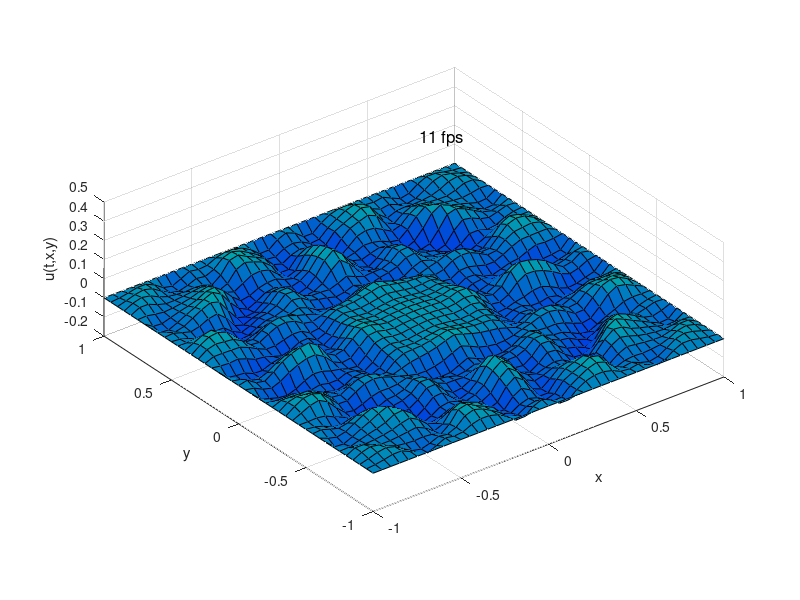

The MATLAB script that drew this image:
% wave2d.m
%
% Solve the 2D wave equation
%
% u_tt = C*(u_xx + u_yy)
%
% using an explicit Euler method for time integration and array operations
% as much as possible.

% housekeeping
clear
close all

% Parameters, to be set by the user
nSteps = 1000;            % Number of timesteps
Dt = 1e-3;                % Length of a timestep
C = 15;                   % Stiffness constant
nx = 200;                 % Number of support points in x
ny = 200;                 % Number of support points in y
w = 20;                   % Initial wave width

% Domain size (-xmax<x<xmax, -ymax<y<ymax)
xmax = 1;
ymax = 1;

% Initialise the arrays with initial values.
% Use vectorized operations and meshgrid. Create y before x to take into
% accound the order used by meshgrid, and ease plotting later.
Dx = 2*xmax/nx;
Dy = 2*ymax/ny;
[y,x] = meshgrid(-ymax:Dy:ymax,-xmax:Dx:xmax);
r = x.^2 + y.^2;
v = zeros(size(x));
u = zeros(size(x));
pos = (r<1);
u(pos) = exp(-4*w^2*r(pos).^2) - 0.75*exp(-w^2*r(pos).^2);
u(pos) = u(pos) + 0.75*exp(-w^2) - exp(-4*w^2);
u(pos) = u(pos).*(r(pos).^4-1);

% Loop over timesteps
tic
for step = 0:nSteps
    % Compute the new velocity v and solution u using array operations
    % Only operate on internal points since boundary points are fixed to
    % zero velocity and u
    u(2:nx,2:ny) = u(2:nx,2:ny) + Dt.*v(2:nx,2:ny);
    v(2:nx,2:ny) = v(2:nx,2:ny) ...
        +(C*Dt/Dx^2).*( u(1:nx-1,2:ny) - 2.*u(2:nx,2:ny) + u(3:nx+1,2:ny) ) ...
        +(C*Dt/Dy^2).*( u(2:nx,1:ny-1) - 2.*u(2:nx,2:ny) + u(2:nx,3:ny+1) );
    
    % Plot every 5 steps, otherwise too slow
    if (mod(step,5)==0)
        surf(x(1:5:end,1:5:end),y(1:5:end,1:5:end),u(1:5:end,1:5:end))
        colormap winter
        % shading interp
        % light
        axis equal;
        xlabel('x')
        ylabel('y')
        zlabel('u(t,x,y)')
        caxis([-.2, .2])
        axis([-xmax, xmax, -ymax ymax -0.2 0.5])
        hold on
        text(.8, 1, 0.2, strcat(num2str(floor(1/toc)), " fps"), 'FontSize', 12)
        tic
        hold off
        drawnow
    end
end
